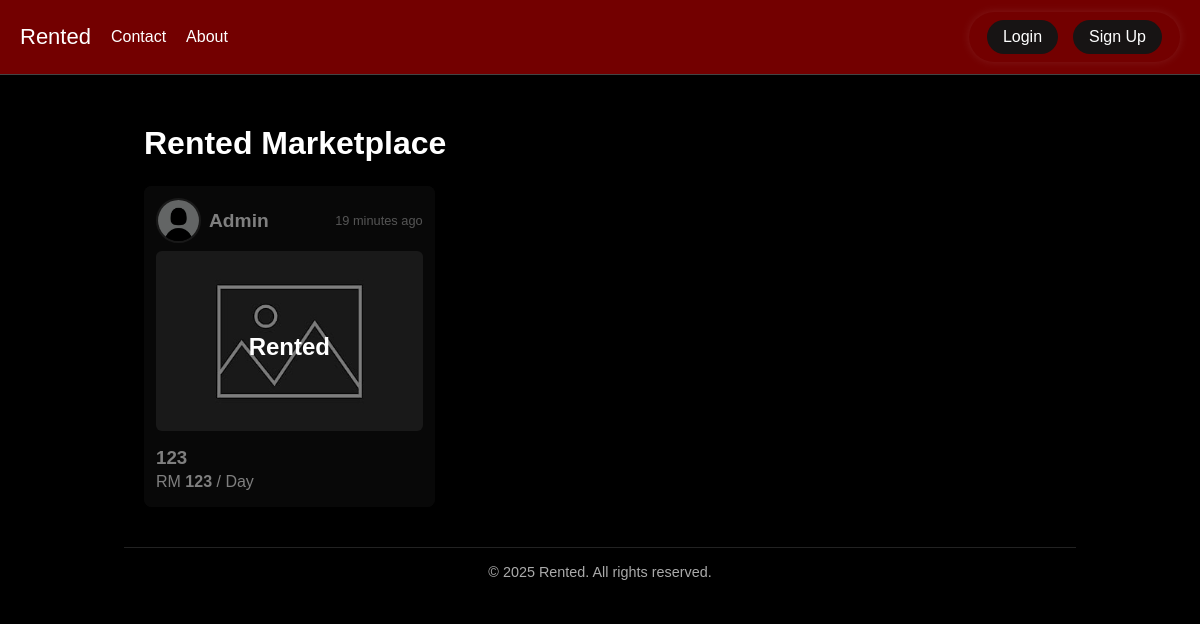
Before: / with the older database file.
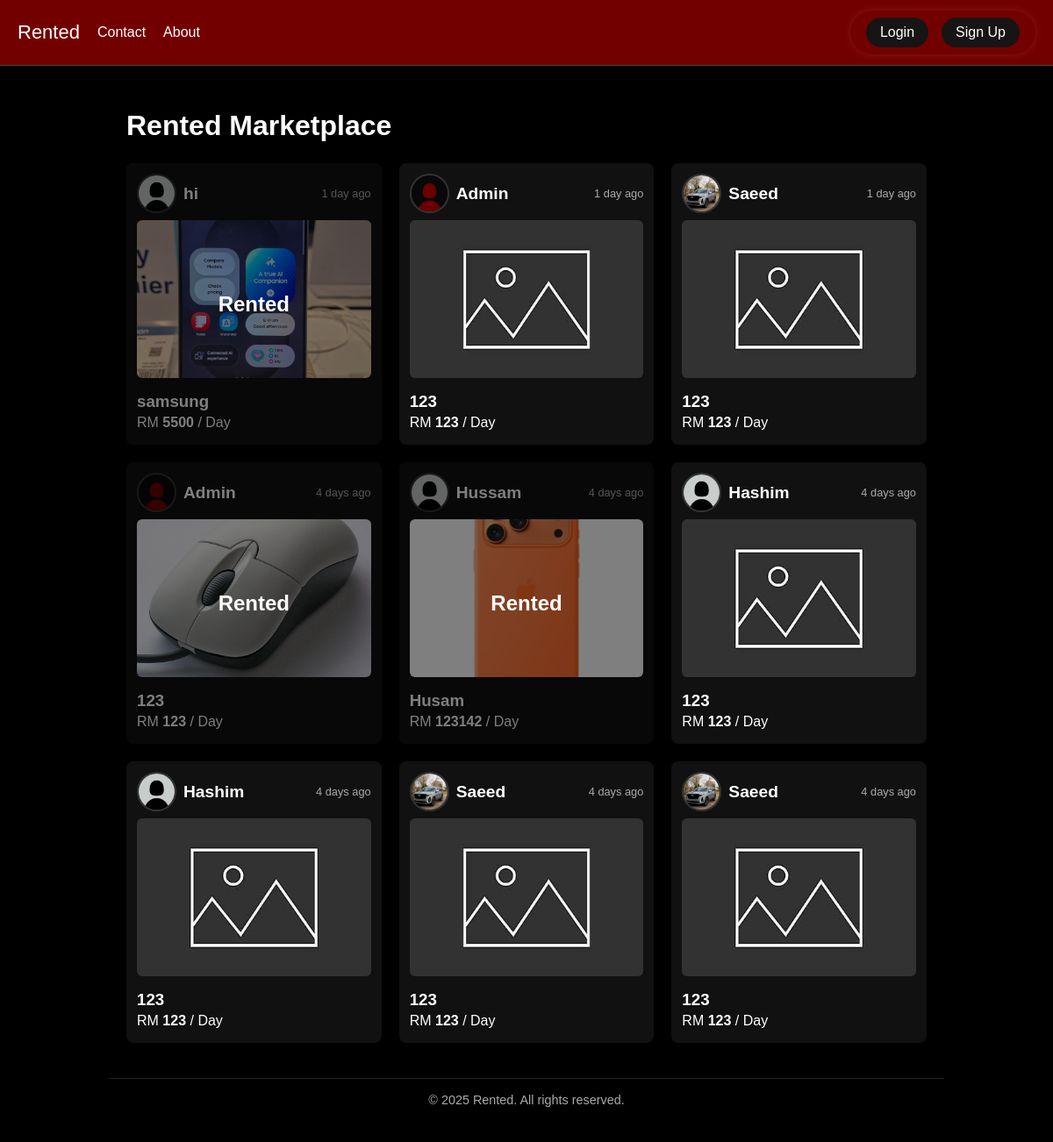
After: the same page with the newer database file.
### app.py (models this page shows)
class Listing(db.Model):
    id = db.Column(db.Integer, primary_key=True)
    title = db.Column(db.String(150), nullable=False)
    description = db.Column(db.Text, nullable=False)
    price = db.Column(db.Float, nullable=False)
    image = db.Column(db.String(300), default="default_listing.png")
    user_id = db.Column(db.Integer, db.ForeignKey('user.id'), nullable=False)
    created_at = db.Column(db.DateTime, default=datetime.utcnow)
    user = db.relationship("User", backref="listings")

class User(db.Model):
    id = db.Column(db.Integer, primary_key=True)
    username = db.Column(db.String(150), unique=True, nullable=False)
    email = db.Column(db.String(150), unique=True, nullable=True)
    password = db.Column(db.String(150), nullable=False)
    profile_pic = db.Column(db.String(300), default="profile_pics/default.png")
    is_admin = db.Column(db.Boolean, default=False)
    created_at = db.Column(db.DateTime, default=datetime.utcnow)

### app.py (the view)
@app.route("/")
def home():
    listings = Listing.query.order_by(Listing.created_at.desc()).all()
    for listing in listings:
        listing.is_rented = any(req.status == "Approved" for req in listing.requests)
    return render_template("index.html", listings=listings)

### app.py (called while the page is built)
@app.context_processor
def inject_user():
    if "user_id" in session:
        user = User.query.get(session["user_id"])
        return dict(user=user)
    return dict(user=None)

### templates/index.html (shortened to what this page needs)
{% extends "base.html" %}
{% block content %}
<div class="container wide-container">
    <h1>Rented Marketplace</h1>
    <div class="listing-grid">
        {% for listing in listings %}
        <div class="listing-card">
            <div class="listing-user-info">
                <div class="listing-user-left">
                    {% if listing.user and listing.user.profile_pic %}
                        <img src="{{ url_for('static', filename=listing.user.profile_pic) }}"
                             alt="{{ listing.user.username }}'s profile picture" class="listing-profile-pic">
                    {% else %}
                        <img src="{{ url_for('static', filename='profile_pics/default.png') }}"
                             alt="Default profile picture" class="listing-profile-pic">
                    {% endif %}
                    <span class="listing-username">{{ listing.user.username }}</span>
                </div>
                <span class="time-ago">{{ time_ago(listing.created_at) }}</span>
            </div>
            <a href="{{ url_for('view_listing', id=listing.id) }}" class="listing-card-link">
                <img src="{{ url_for('static', filename='listing_images/' + listing.image) }}" alt="{{ listing.title }}">
                <h3>{{ listing.title }}</h3>
                <p class="price">RM <strong>{{ listing.price | int }}</strong> / Day</p>
            </a>
            {% if listing.is_rented %}
            <div class="rented-overlay">Rented</div>
            {% endif %}
        </div>
        {% else %}
        <p style="color:#fff; text-align:center; grid-column: 1 / -1;">No listings available.</p>
        {% endfor %}
    </div>
</div>
<footer class="footer">&copy; 2025 Rented. All rights reserved.</footer>
{% endblock %}

### templates/base.html (shortened to what this page needs)
<!DOCTYPE html>
<html lang="en">
<head>
</head>
<body>
  <nav class="navbar">
    <div class="nav-left">
      <a href="{{ url_for('home') }}" class="logo">Rented</a>
      <a href="{{ url_for('contact') }}">Contact</a>
      <a href="{{ url_for('about') }}">About</a>
    </div>
    <div class="nav-right">
      {% if session.get('user_id') %}
        <div class="user-info">
          <span class="username">{{ user.username }}</span>
          <img src="{{ url_for('static', filename=user.profile_pic) }}" alt="Profile" class="profile-pic">
          <div class="dropdown-menu">
            <a href="{{ url_for('profile') }}">⚙️ Edit Profile</a>
            <a href="{{ url_for('logout') }}">🚪 Logout</a>
          </div>
        </div>
      {% else %}
        <div class="auth-buttons">
          <a href="{{ url_for('login') }}" class="auth-link">Login</a>
          <a href="{{ url_for('signup') }}" class="auth-link">Sign Up</a>
        </div>
      {% endif %}
    </div>
  </nav>
  <div class="container">
    {% block content %}{% endblock %}
  </div>
</body>
</html>

### templates/base.html (style rules this page uses)
*, *::before, *::after { box-sizing: border-box; }
body { margin: 0; font-family: Arial, sans-serif; background: #000; color: #fff; min-height: 100vh; padding-top: 80px; }
a { text-decoration: none; color: inherit; }
.navbar { display: flex; justify-content: space-between; align-items: center; background: #730000; padding: 12px 20px; position: fixed; top: 0; left: 0; right: 0; z-index: 1000; border-bottom: 1px solid #444; }
.nav-left { display: flex; align-items: center; gap: 20px; }
.navbar a { color: #fff; font-weight: 500; }
.logo { font-family: 'Arial Black', sans-serif; font-size: 22px; color: #000; }
.auth-buttons { display: flex; gap: 15px; background: #730000; padding: 8px 18px; border-radius: 30px; box-shadow: 0 0 8px rgba(255, 255, 255, 0.1); align-items: center; }
.auth-link { background: #171414; color: #fff; font-weight: 600; padding: 8px 16px; border-radius: 20px; transition: transform 0.3s ease, background 0.3s ease; }
.container { max-width: 1000px; margin: 0 auto; padding: 24px; }

### templates/index.html (style rules this page uses)
.wide-container { max-width: 1680px; margin: 0 auto; padding: 0 20px; }
.listing-grid { display: grid; grid-template-columns: repeat(3, 1fr); gap: 20px; margin-top: 24px; }
.listing-card { display: flex; flex-direction: column; background: #111; border-radius: 8px; padding: 12px; box-shadow: 0 2px 8px rgba(0,0,0,0.2); color: #fff; position: relative; transition: transform 0.2s ease, box-shadow 0.2s ease; }
.listing-card-link { text-decoration: none; color: inherit; display: block; }
.listing-card-link img { width: 100%; height: 180px; object-fit: cover; border-radius: 6px; margin-bottom: 8px; }
.listing-card-link h3, .listing-card-link p, .listing-card-link .price { margin: 0.25rem 0; }
.listing-user-info { display: flex; justify-content: space-between; align-items: center; margin-bottom: 8px; }
.listing-user-left { display: flex; align-items: center; }
.listing-profile-pic { width: 45px; height: 45px; border-radius: 50%; object-fit: cover; border: 2px solid #333; margin-right: 8px; }
.listing-username { font-weight: bold; font-size: 1.2rem; }
.time-ago { font-size: 0.8rem; color: #aaa; }
.rented-overlay { position: absolute; top: 0; left: 0; right: 0; bottom: 0; background: rgba(0,0,0,0.5); color: #fff; display: flex; justify-content: center; align-items: center; font-size: 24px; font-weight: bold; border-radius: 8px; pointer-events: none; }
.footer { text-align: center; padding: 16px; margin-top: 40px; color: #aaa; font-size: 0.9rem; border-top: 1px solid #222; }

Changed rows visible on the page:
removed Listing: profile_pic (placeholder picture), user.username "Admin", created_at "19 minutes ago", image (placeholder picture), title "123", price "123"
added Listing: profile_pic (placeholder picture), user.username "hi", created_at "1 day ago", image (picture), title "samsung", price "5500"
added Listing: profile_pic (picture), user.username "Admin", created_at "1 day ago", image (placeholder picture), title "123", price "123"
added Listing: profile_pic (picture), user.username "Saeed", created_at "1 day ago", image (placeholder picture), title "123", price "123"
added Listing: profile_pic (picture), user.username "Admin", created_at "4 days ago", image (picture), title "123", price "123"
added Listing: profile_pic (placeholder picture), user.username "Hussam", created_at "4 days ago", image (picture), title "Husam", price "123142"
added Listing: profile_pic (placeholder picture), user.username "Hashim", created_at "4 days ago", image (placeholder picture), title "123", price "123"
added Listing: profile_pic (placeholder picture), user.username "Hashim", created_at "4 days ago", image (placeholder picture), title "123", price "123"
added Listing: profile_pic (picture), user.username "Saeed", created_at "4 days ago", image (placeholder picture), title "123", price "123"
added Listing: profile_pic (picture), user.username "Saeed", created_at "4 days ago", image (placeholder picture), title "123", price "123"
